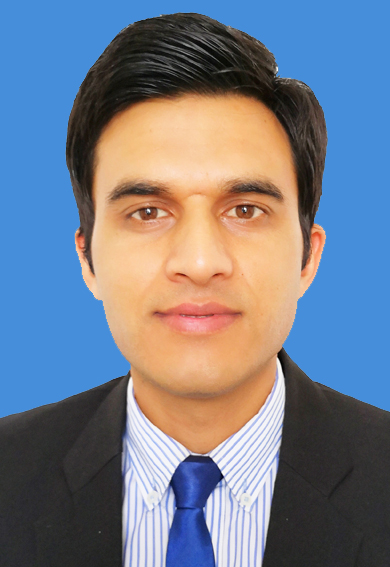
%> input picture mubo1.jpg, 390 x 567 px
$ octave second_order_laplatian_edge.m   (GNU Octave 9; MATLAB toolbox functions it lacks are replaced by stand-ins)
%> lines starting %> are read from the running program, lines starting %| are printed output that depends on the picture
% Read the image
image = imread('mubo1.jpg');
%> image is the input picture: size 567x390x3 uint8; mean R, G, B 117.5, 124.9, 139.5

% Convert the image to grayscale if it is an RGB image
if size(image, 3) == 3
    grayImage = rgb2gray(image);
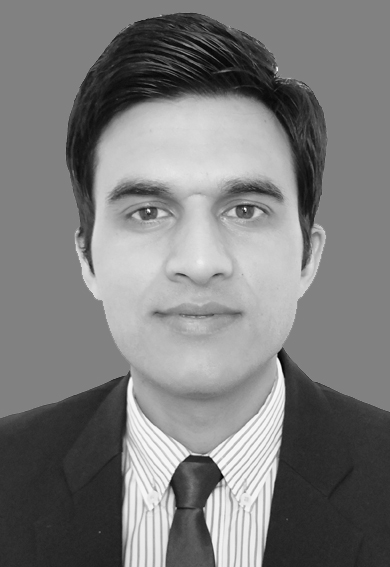
%> grayImage: size 567x390 uint8; min 0, max 255, mean 124.3
else
    grayImage = image;
end

% Convert the image to double precision for computations
grayImage = im2double(grayImage);
%> grayImage: size 567x390 double

% Apply the Laplacian operator
laplacian = fspecial('laplacian');
laplacianImage = imfilter(grayImage, laplacian);
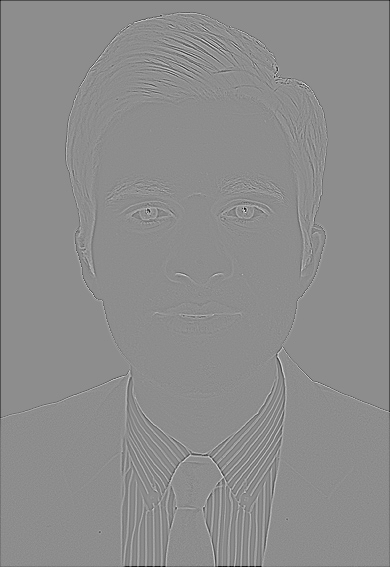
%> laplacianImage: size 567x390 double; min -1.15, max 0.924, mean -0.00363; drawn with min black and max white

% Find zero crossings
zeroCrossings = edge(laplacianImage, 'zerocross');
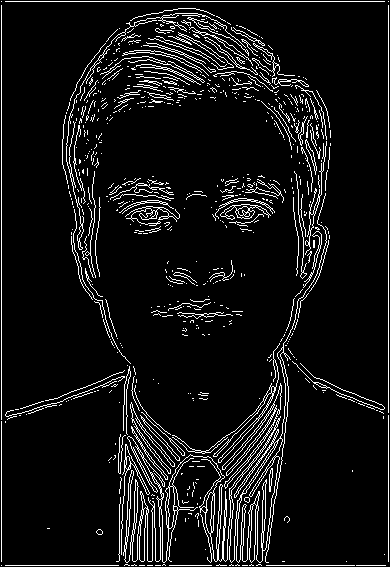
%> zeroCrossings: size 567x390 logical; 7.8% white in thin lines or dots

% Display the results
figure;
subplot(1, 3, 1);
imshow(image);
title('Original Image');
subplot(1, 3, 2);
imshow(laplacianImage);
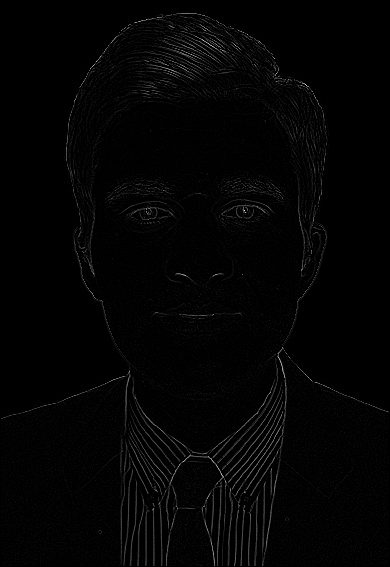
%> displayed picture: size 567x390, on the screen's scale of 0 to 255; min 0, max 236, mean 3.7
title('Laplacian Operator');
subplot(1, 3, 3);
imshow(zeroCrossings);
title('Zero Crossings');

$ run again, with 1.jpg copied over mubo1.jpg
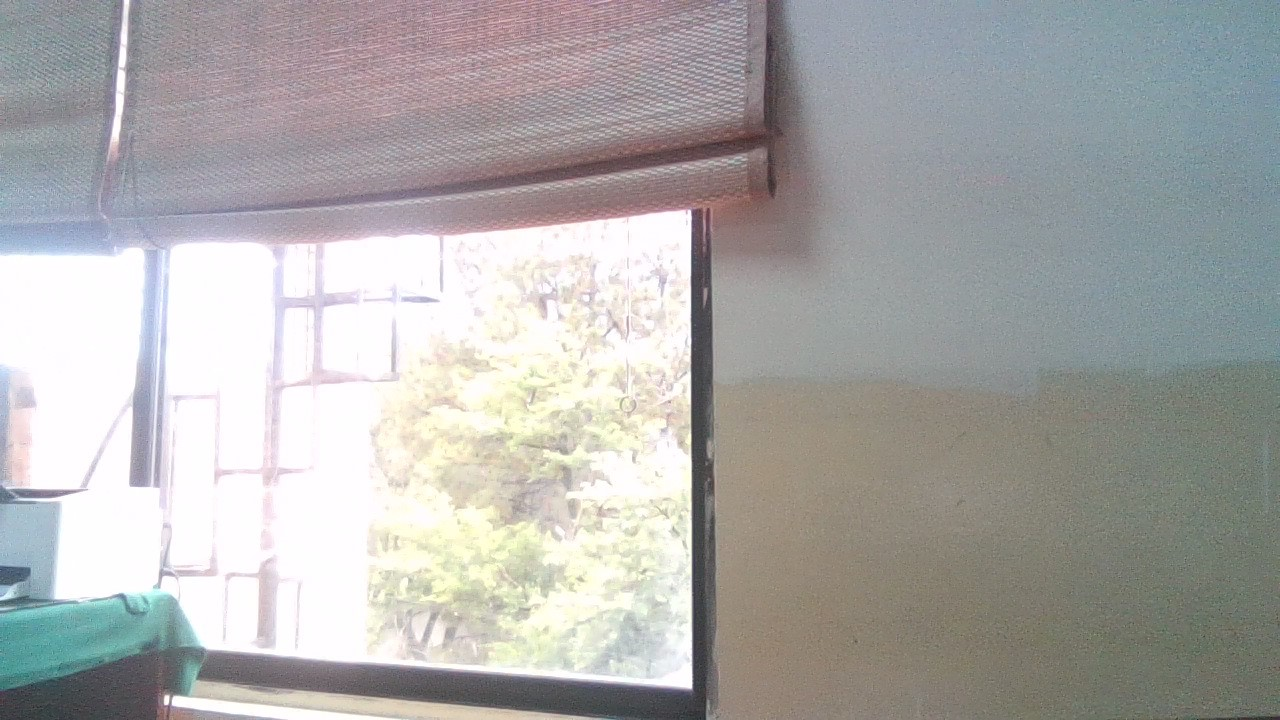
%> input picture 1.jpg, 1280 x 720 px
%> image is the input picture: size 720x1280x3 uint8; mean R, G, B 171.8, 171.3, 169.9
%> `zeroCrossings = edge(laplacianImage, 'zerocross');`:
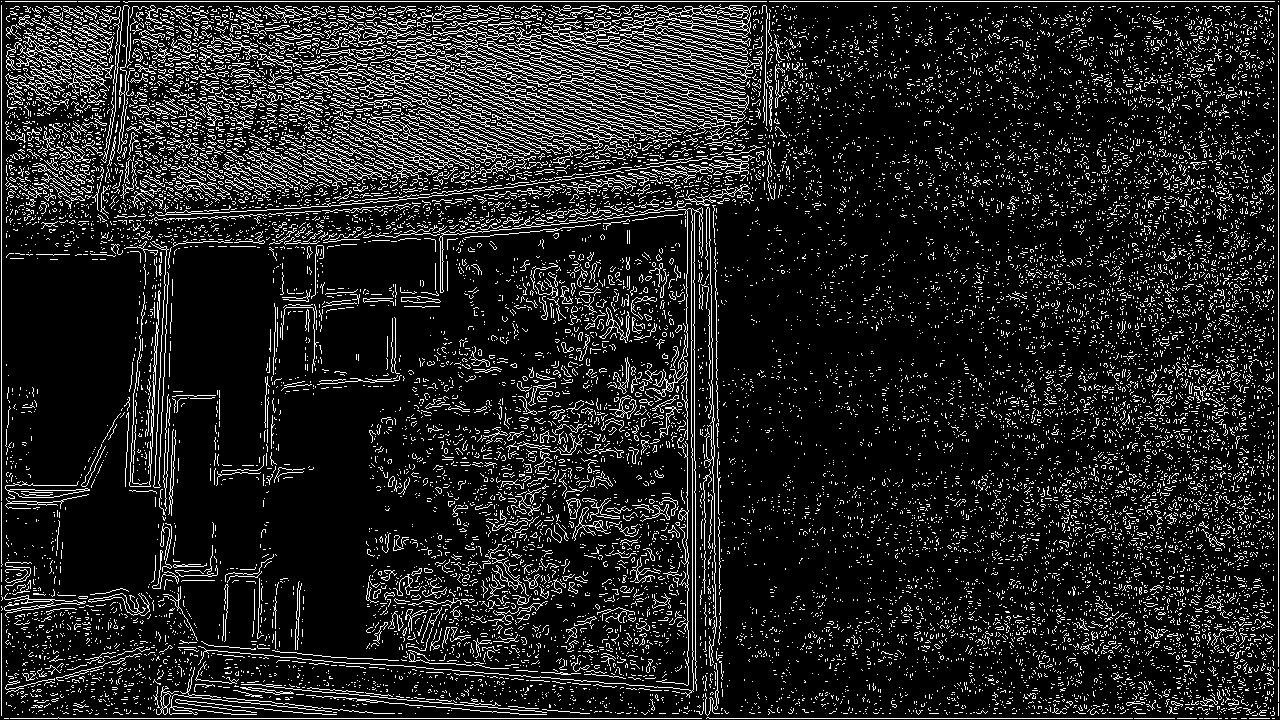
%> zeroCrossings: size 720x1280 logical; 13% white in thin lines or dots
%> `imshow(laplacianImage);`:
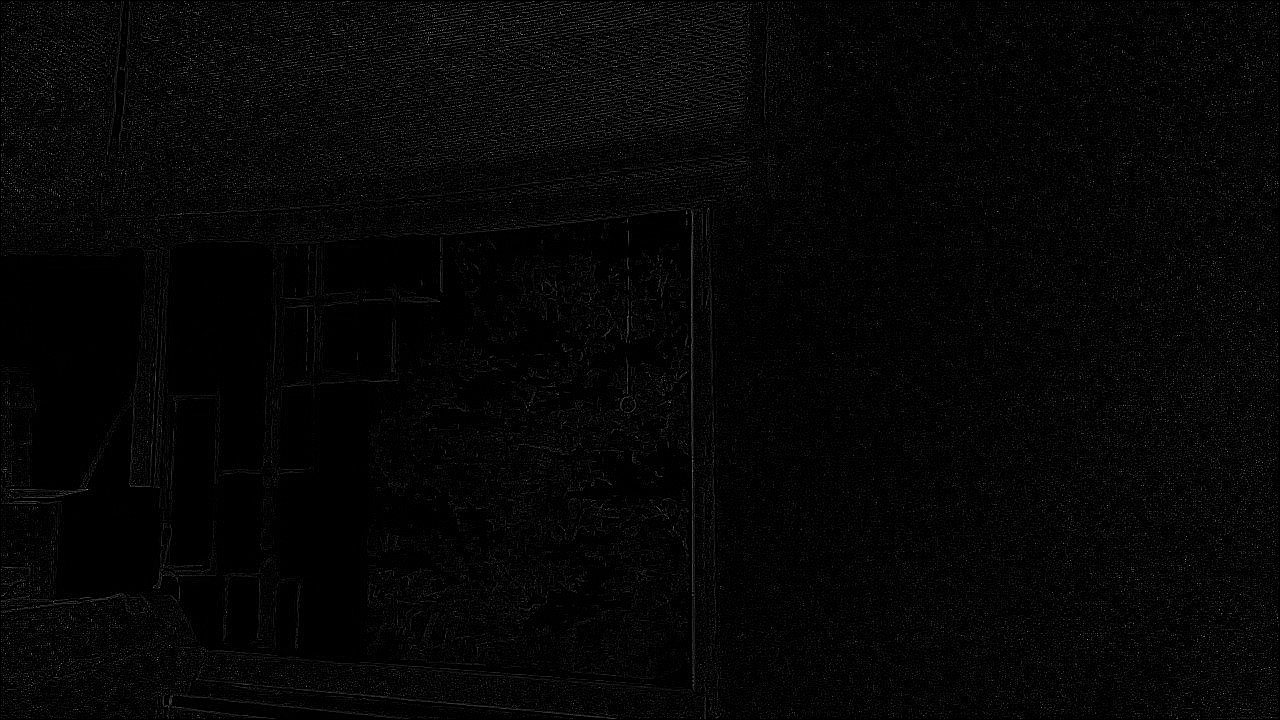
%> displayed picture: size 720x1280, on the screen's scale of 0 to 255; min 0, max 165, mean 5.9
